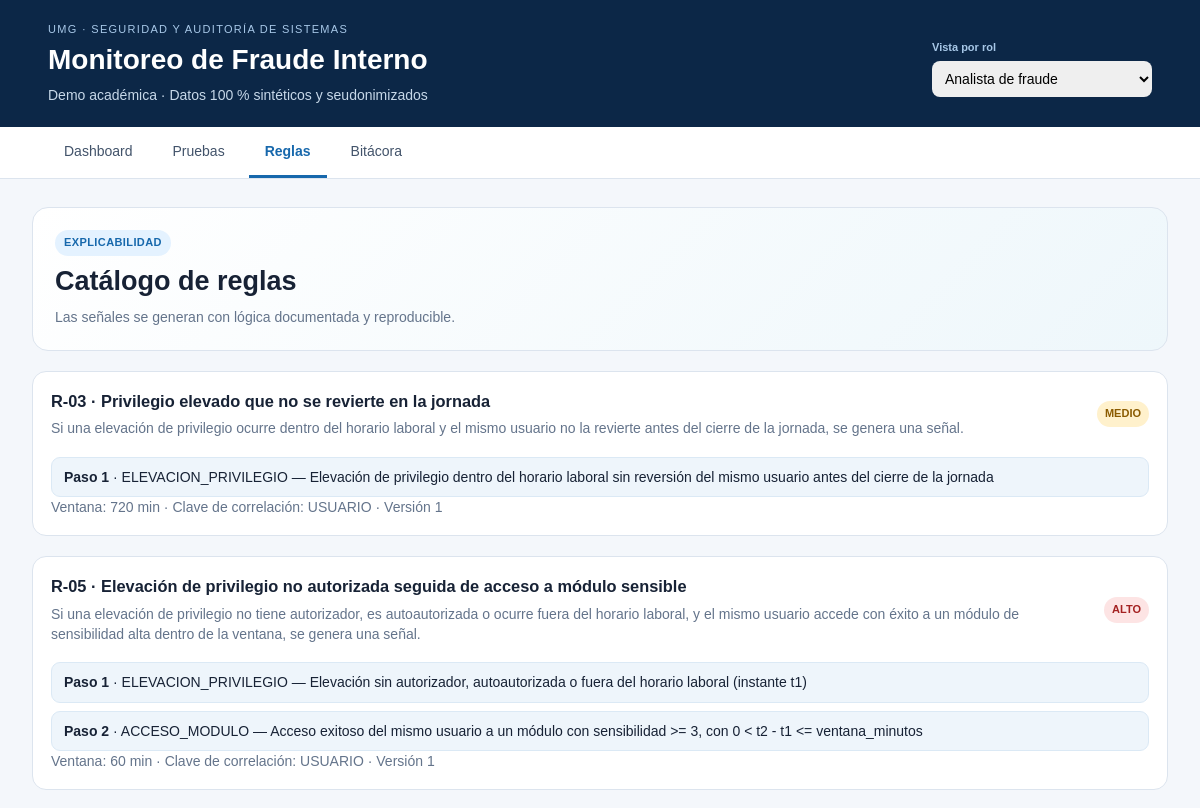
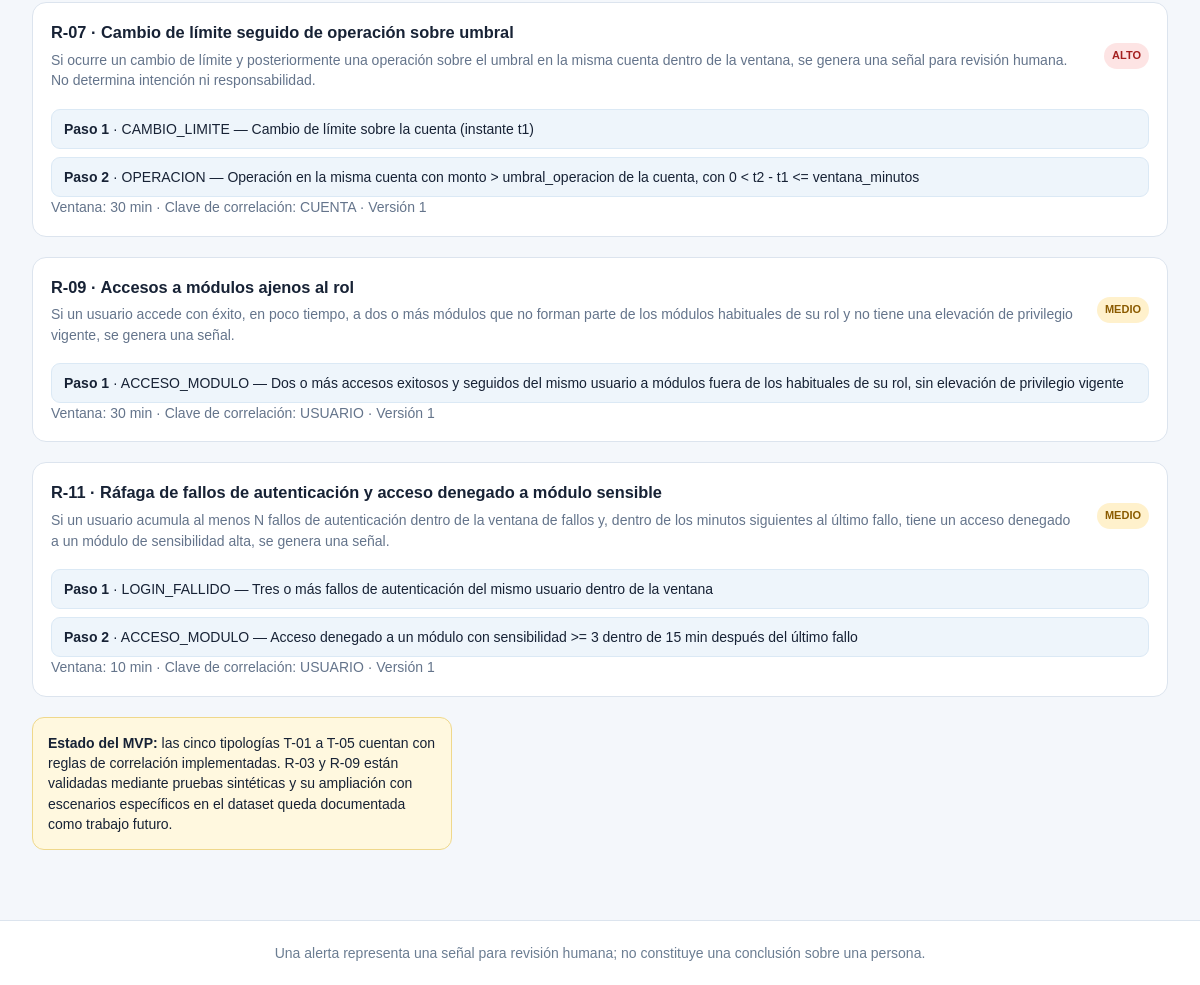
The page /reglas on the database its author committed (2 pictures, top to bottom).
### tables this page shows
CREATE TABLE reglas (
  id_regla          VARCHAR(5)   PRIMARY KEY CHECK (id_regla LIKE 'R-__'),
  nombre            VARCHAR(100) NOT NULL,
  descripcion       VARCHAR(400) NOT NULL,
  clave_correlacion VARCHAR(15)  NOT NULL CHECK (clave_correlacion IN ('USUARIO','CUENTA','USUARIO_CUENTA')),
  ventana_minutos   INTEGER      NOT NULL CHECK (ventana_minutos > 0),
  criticidad        VARCHAR(10)  NOT NULL REFERENCES niveles_riesgo(nivel_riesgo),
  activa            INTEGER      NOT NULL DEFAULT 1 CHECK (activa IN (0,1)),
  version           INTEGER      NOT NULL DEFAULT 1 CHECK (version >= 1)
);

CREATE TABLE regla_pasos (
  id_regla       VARCHAR(5)   NOT NULL REFERENCES reglas(id_regla),
  orden_paso     INTEGER      NOT NULL CHECK (orden_paso >= 1),
  id_tipo_evento VARCHAR(30)  NOT NULL REFERENCES tipos_evento(id_tipo_evento),
  condicion      VARCHAR(300),
  PRIMARY KEY (id_regla, orden_paso)
);

### main.py (the view)
@app.get('/reglas', response_class=HTMLResponse)
def rules_page(request:Request):
    r=role(request)
    data=rows('SELECT * FROM reglas ORDER BY id_regla')
    steps=rows('SELECT * FROM regla_pasos ORDER BY id_regla,orden_paso')
    return templates.TemplateResponse('rules.html',{**base_ctx(request,'reglas'),'rules':data,'steps':steps})

### templates/rules.html
{% extends 'base.html' %}{% block title %}Reglas · Fraude Interno{% endblock %}{% block content %}<div class="hero compact"><div><span class="pill">EXPLICABILIDAD</span><h2>Catálogo de reglas</h2><p>Las señales se generan con lógica documentada y reproducible.</p></div></div>{% for r in rules %}<section class="panel"><div class="section-head"><div><h3>{{r.id_regla}} · {{r.nombre}}</h3><p>{{r.descripcion}}</p></div><span class="risk {{r.criticidad|lower}}">{{r.criticidad}}</span></div><div class="flow vertical">{% for s in steps if s.id_regla==r.id_regla %}<span><b>Paso {{s.orden_paso}}</b> · {{s.id_tipo_evento}} — {{s.condicion}}</span>{% endfor %}</div><p class="muted">Ventana: {{r.ventana_minutos}} min · Clave de correlación: {{r.clave_correlacion}} · Versión {{r.version}}</p></section>{% endfor %}<section class="notice"><strong>Estado del MVP:</strong> las cinco tipologías T-01 a T-05 cuentan con reglas de correlación implementadas. R-03 y R-09 están validadas mediante pruebas sintéticas y su ampliación con escenarios específicos en el dataset queda documentada como trabajo futuro.</section>{% endblock %}

### static/style.css (style rules this page uses)
:root { --navy:#0c2747;--blue:#1768ac;--cyan:#4cb6c6;--bg:#f4f7fb;--ink:#172235;--muted:#64748b;--line:#dce4ee;--red:#c83737;--amber:#b87500;--green:#258354 }
* { box-sizing:border-box }
body { margin:0;background:var(--bg);font:14px/1.45 Arial,sans-serif;color:var(--ink) }
.hero { background:linear-gradient(135deg,#fff,#eef7fb);border:1px solid var(--line);border-radius:16px;padding:26px;display:flex;align-items:center;justify-content:space-between;gap:24px;margin-bottom:20px }
.hero.compact { padding:22px }
.hero h2 { margin:6px 0;font-size:27px }
.hero p { margin:0;color:var(--muted);max-width:760px }
.pill { display:inline-block;background:#e4f2ff;color:#1768ac;border-radius:999px;padding:5px 9px;font-size:11px;font-weight:bold;letter-spacing:.4px }
.notice { background:#fff8df;border:1px solid #efd88b;padding:15px;border-radius:12px;max-width:420px }
.card,.panel { background:white;border:1px solid var(--line);border-radius:14px;padding:18px }
section { margin:20px 0 }
.section-head { display:flex;justify-content:space-between;align-items:center;gap:20px }
.section-head h3,section h3,.panel h3 { margin:0 0 5px }
.section-head p,.panel p { margin:0;color:var(--muted) }
.risk { font-weight:bold;font-size:11px;padding:5px 8px;border-radius:999px }
.risk.alto,.risk.crítico,.risk.critico { background:#fde4e4;color:#a42121 }
.risk.medio { background:#fff1cc;color:#8b5b00 }
.flow { display:flex;gap:8px;align-items:center;flex-wrap:wrap;margin-top:18px }
.flow span { background:#eef5fb;border:1px solid #dbe9f5;padding:9px 12px;border-radius:9px }
.flow.vertical { display:grid }
.muted { color:var(--muted)!important }

### rows shown on the page
reglas: id_regla "R-03", nombre "Privilegio elevado que no se revierte en la jornada", descripcion "Si una elevación de privilegio ocurre dentro del horario laboral y el mismo usuario no la revierte antes del cierre de la jornada, se genera una señal.", criticidad "MEDIO", ventana_minutos "720", clave_correlacion "USUARIO", version "1"
regla_pasos: orden_paso "1", id_tipo_evento "ELEVACION_PRIVILEGIO", condicion "Elevación de privilegio dentro del horario laboral sin reversión del mismo usuario antes del cierre de la jornada"
reglas: id_regla "R-05", nombre "Elevación de privilegio no autorizada seguida de acceso a módulo sensible", descripcion "Si una elevación de privilegio no tiene autorizador, es autoautorizada o ocurre fuera del horario laboral, y el mismo usuario accede con éxito a un módulo de sensibilidad alta dentro de la ventana, se genera una señal.", criticidad "ALTO", ventana_minutos "60", clave_correlacion "USUARIO", version "1"
regla_pasos: orden_paso "1", id_tipo_evento "ELEVACION_PRIVILEGIO", condicion "Elevación sin autorizador, autoautorizada o fuera del horario laboral (instante t1)"
regla_pasos: orden_paso "2", id_tipo_evento "ACCESO_MODULO", condicion "Acceso exitoso del mismo usuario a un módulo con sensibilidad >= 3, con 0 < t2 - t1 <= ventana_minutos"
reglas: id_regla "R-07", nombre "Cambio de límite seguido de operación sobre umbral", descripcion "Si ocurre un cambio de límite y posteriormente una operación sobre el umbral en la misma cuenta dentro de la ventana, se genera una señal para revisión humana. No determina intención ni responsabilidad.", criticidad "ALTO", ventana_minutos "30", clave_correlacion "CUENTA", version "1"
regla_pasos: orden_paso "1", id_tipo_evento "CAMBIO_LIMITE", condicion "Cambio de límite sobre la cuenta (instante t1)"
regla_pasos: orden_paso "2", id_tipo_evento "OPERACION", condicion "Operación en la misma cuenta con monto > umbral_operacion de la cuenta, con 0 < t2 - t1 <= ventana_minutos"
reglas: id_regla "R-09", nombre "Accesos a módulos ajenos al rol", descripcion "Si un usuario accede con éxito, en poco tiempo, a dos o más módulos que no forman parte de los módulos habituales de su rol y no tiene una elevación de privilegio vigente, se genera una señal.", criticidad "MEDIO", ventana_minutos "30", clave_correlacion "USUARIO", version "1"
regla_pasos: orden_paso "1", id_tipo_evento "ACCESO_MODULO", condicion "Dos o más accesos exitosos y seguidos del mismo usuario a módulos fuera de los habituales de su rol, sin elevación de privilegio vigente"
reglas: id_regla "R-11", nombre "Ráfaga de fallos de autenticación y acceso denegado a módulo sensible", descripcion "Si un usuario acumula al menos N fallos de autenticación dentro de la ventana de fallos y, dentro de los minutos siguientes al último fallo, tiene un acceso denegado a un módulo de sensibilidad alta, se genera una señal.", criticidad "MEDIO", ventana_minutos "10", clave_correlacion "USUARIO", version "1"
regla_pasos: orden_paso "1", id_tipo_evento "LOGIN_FALLIDO", condicion "Tres o más fallos de autenticación del mismo usuario dentro de la ventana"
regla_pasos: orden_paso "2", id_tipo_evento "ACCESO_MODULO", condicion "Acceso denegado a un módulo con sensibilidad >= 3 dentro de 15 min después del último fallo"

### other values the page prints
form field value "Analista de fraude"
